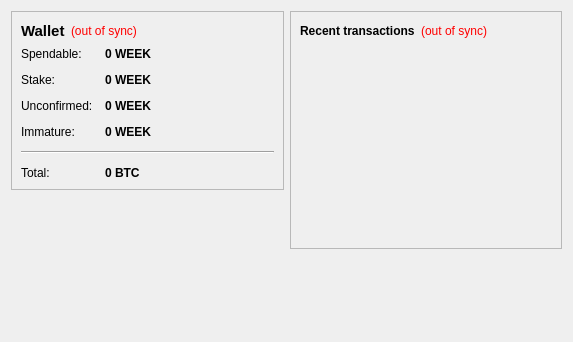
<?xml version="1.0" encoding="UTF-8"?>
<ui version="4.0">
 <class>OverviewPage</class>
 <widget class="QWidget" name="OverviewPage">
  <property name="geometry">
   <rect>
    <x>0</x>
    <y>0</y>
    <width>573</width>
    <height>342</height>
   </rect>
  </property>
  <property name="windowTitle">
   <string>Form</string>
  </property>
  <layout class="QHBoxLayout" name="horizontalLayout" stretch="1,1">
   <item>
    <layout class="QVBoxLayout" name="verticalLayout_2">
     <item>
      <widget class="QFrame" name="frame">
       <property name="frameShape">
        <enum>QFrame::StyledPanel</enum>
       </property>
       <property name="frameShadow">
        <enum>QFrame::Raised</enum>
       </property>
       <layout class="QVBoxLayout" name="verticalLayout_4">
        <item>
         <layout class="QHBoxLayout" name="horizontalLayout_4">
          <item>
           <widget class="QLabel" name="label_5">
            <property name="font">
             <font>
              <pointsize>11</pointsize>
              <weight>75</weight>
              <bold>true</bold>
             </font>
            </property>
            <property name="text">
             <string>Wallet</string>
            </property>
           </widget>
          </item>
          <item>
           <widget class="QLabel" name="labelWalletStatus">
            <property name="toolTip">
             <string>The displayed information may be out of date. Your wallet automatically synchronizes with the WeekendCoin network after a connection is established, but this process has not completed yet.</string>
            </property>
            <property name="styleSheet">
             <string notr="true">QLabel { color: red; }</string>
            </property>
            <property name="text">
             <string notr="true">(out of sync)</string>
            </property>
            <property name="alignment">
             <set>Qt::AlignLeading|Qt::AlignLeft|Qt::AlignVCenter</set>
            </property>
           </widget>
          </item>
          <item>
           <spacer name="horizontalSpacer_2">
            <property name="orientation">
             <enum>Qt::Horizontal</enum>
            </property>
            <property name="sizeHint" stdset="0">
             <size>
              <width>40</width>
              <height>20</height>
             </size>
            </property>
           </spacer>
          </item>
         </layout>
        </item>
        <item>
         <layout class="QFormLayout" name="formLayout_2">
          <property name="fieldGrowthPolicy">
           <enum>QFormLayout::AllNonFixedFieldsGrow</enum>
          </property>
          <property name="horizontalSpacing">
           <number>12</number>
          </property>
          <property name="verticalSpacing">
           <number>12</number>
          </property>
          <item row="0" column="0">
           <widget class="QLabel" name="label">
            <property name="text">
             <string>Spendable:</string>
            </property>
           </widget>
          </item>
          <item row="0" column="1">
           <widget class="QLabel" name="labelBalance">
            <property name="font">
             <font>
              <weight>75</weight>
              <bold>true</bold>
             </font>
            </property>
            <property name="cursor">
             <cursorShape>IBeamCursor</cursorShape>
            </property>
            <property name="toolTip">
             <string>Your current spendable balance</string>
            </property>
            <property name="text">
             <string notr="true">0 WEEK</string>
            </property>
            <property name="textInteractionFlags">
             <set>Qt::LinksAccessibleByMouse|Qt::TextSelectableByKeyboard|Qt::TextSelectableByMouse</set>
            </property>
           </widget>
          </item>
          <item row="1" column="0">
           <widget class="QLabel" name="label_6">
            <property name="text">
             <string>Stake:</string>
            </property>
           </widget>
          </item>
          <item row="1" column="1">
           <widget class="QLabel" name="labelStake">
            <property name="font">
             <font>
              <weight>75</weight>
              <bold>true</bold>
             </font>
            </property>
            <property name="cursor">
             <cursorShape>IBeamCursor</cursorShape>
            </property>
            <property name="toolTip">
             <string>Total of coins that was staked, and do not yet count toward the current balance</string>
            </property>
            <property name="text">
             <string notr="true">0 WEEK</string>
            </property>
            <property name="textInteractionFlags">
             <set>Qt::LinksAccessibleByMouse|Qt::TextSelectableByKeyboard|Qt::TextSelectableByMouse</set>
            </property>
           </widget>
          </item>
          <item row="2" column="0">
           <widget class="QLabel" name="label_3">
            <property name="text">
             <string>Unconfirmed:</string>
            </property>
           </widget>
          </item>
          <item row="2" column="1">
           <widget class="QLabel" name="labelUnconfirmed">
            <property name="font">
             <font>
              <weight>75</weight>
              <bold>true</bold>
             </font>
            </property>
            <property name="cursor">
             <cursorShape>IBeamCursor</cursorShape>
            </property>
            <property name="toolTip">
             <string>Total of transactions that have yet to be confirmed, and do not yet count toward the current balance</string>
            </property>
            <property name="text">
             <string notr="true">0 WEEK</string>
            </property>
            <property name="textInteractionFlags">
             <set>Qt::LinksAccessibleByMouse|Qt::TextSelectableByKeyboard|Qt::TextSelectableByMouse</set>
            </property>
           </widget>
          </item>
          <item row="3" column="0">
           <widget class="QLabel" name="labelImmatureText">
            <property name="text">
             <string>Immature:</string>
            </property>
           </widget>
          </item>
          <item row="3" column="1">
           <widget class="QLabel" name="labelImmature">
            <property name="font">
             <font>
              <weight>75</weight>
              <bold>true</bold>
             </font>
            </property>
            <property name="toolTip">
             <string>Mined balance that has not yet matured</string>
            </property>
            <property name="text">
             <string notr="true">0 WEEK</string>
            </property>
            <property name="textInteractionFlags">
             <set>Qt::LinksAccessibleByMouse|Qt::TextSelectableByKeyboard|Qt::TextSelectableByMouse</set>
            </property>
           </widget>
          </item>
          <item row="4" column="0" colspan="2">
           <widget class="Line" name="line">
            <property name="orientation">
             <enum>Qt::Horizontal</enum>
            </property>
           </widget>
          </item>
          <item row="5" column="0">
           <widget class="QLabel" name="labelTotalText">
            <property name="text">
             <string>Total:</string>
            </property>
           </widget>
          </item>
          <item row="5" column="1">
           <widget class="QLabel" name="labelTotal">
            <property name="font">
             <font>
              <weight>75</weight>
              <bold>true</bold>
             </font>
            </property>
            <property name="cursor">
             <cursorShape>IBeamCursor</cursorShape>
            </property>
            <property name="toolTip">
             <string>Your current total balance</string>
            </property>
            <property name="text">
             <string notr="true">0 BTC</string>
            </property>
            <property name="textInteractionFlags">
             <set>Qt::LinksAccessibleByMouse|Qt::TextSelectableByKeyboard|Qt::TextSelectableByMouse</set>
            </property>
           </widget>
          </item>
         </layout>
        </item>
       </layout>
      </widget>
     </item>
     <item>
      <spacer name="verticalSpacer">
       <property name="orientation">
        <enum>Qt::Vertical</enum>
       </property>
       <property name="sizeHint" stdset="0">
        <size>
         <width>20</width>
         <height>40</height>
        </size>
       </property>
      </spacer>
     </item>
    </layout>
   </item>
   <item>
    <layout class="QVBoxLayout" name="verticalLayout_3">
     <item>
      <widget class="QFrame" name="frame_2">
       <property name="frameShape">
        <enum>QFrame::StyledPanel</enum>
       </property>
       <property name="frameShadow">
        <enum>QFrame::Raised</enum>
       </property>
       <layout class="QVBoxLayout" name="verticalLayout">
        <item>
         <layout class="QHBoxLayout" name="horizontalLayout_2">
          <item>
           <widget class="QLabel" name="label_4">
            <property name="text">
             <string>&lt;b&gt;Recent transactions&lt;/b&gt;</string>
            </property>
           </widget>
          </item>
          <item>
           <widget class="QLabel" name="labelTransactionsStatus">
            <property name="toolTip">
             <string>The displayed information may be out of date. Your wallet automatically synchronizes with the WeekendCoin network after a connection is established, but this process has not completed yet.</string>
            </property>
            <property name="styleSheet">
             <string notr="true">QLabel { color: red; }</string>
            </property>
            <property name="text">
             <string notr="true">(out of sync)</string>
            </property>
            <property name="alignment">
             <set>Qt::AlignRight|Qt::AlignTrailing|Qt::AlignVCenter</set>
            </property>
           </widget>
          </item>
          <item>
           <spacer name="horizontalSpacer">
            <property name="orientation">
             <enum>Qt::Horizontal</enum>
            </property>
            <property name="sizeHint" stdset="0">
             <size>
              <width>40</width>
              <height>20</height>
             </size>
            </property>
           </spacer>
          </item>
         </layout>
        </item>
        <item>
         <widget class="QListView" name="listTransactions">
          <property name="styleSheet">
           <string notr="true">QListView { background: transparent; }</string>
          </property>
          <property name="frameShape">
           <enum>QFrame::NoFrame</enum>
          </property>
          <property name="verticalScrollBarPolicy">
           <enum>Qt::ScrollBarAlwaysOff</enum>
          </property>
          <property name="horizontalScrollBarPolicy">
           <enum>Qt::ScrollBarAlwaysOff</enum>
          </property>
          <property name="selectionMode">
           <enum>QAbstractItemView::NoSelection</enum>
          </property>
         </widget>
        </item>
       </layout>
      </widget>
     </item>
     <item>
      <spacer name="verticalSpacer_2">
       <property name="orientation">
        <enum>Qt::Vertical</enum>
       </property>
       <property name="sizeHint" stdset="0">
        <size>
         <width>20</width>
         <height>40</height>
        </size>
       </property>
      </spacer>
     </item>
    </layout>
   </item>
  </layout>
 </widget>
 <resources/>
 <connections/>
</ui>
